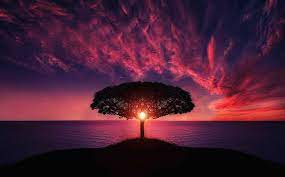
#> input picture ComputerVisionCmake/PracticeProjects/SampleImages/simpleImage1.jpeg, 285 x 177 px
$ python ImageTranslation.py
#> lines starting #> are read from the running program, lines starting #| are printed output that depends on the picture
import numpy as np
import cv2 as cv

img = cv.imread("../SampleImages/simpleImage1.jpeg", 0)
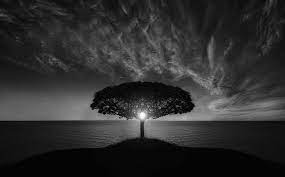
#> img: shape (177, 285); min 0, max 255, mean 45.8

rows,cols = img.shape
#> rows = 177; cols = 285

M = np.float32([[1,0,100], [0,1,50]])

dst = cv.warpAffine(img, M, (cols,rows))
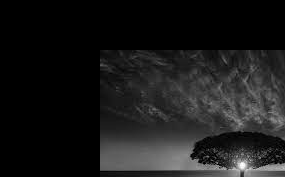
#> dst: shape (177, 285); min 0, max 255, mean 26

cv.imshow("Initial Image",img)

cv.imshow("Final Image",dst)
cv.waitKey(0)
cv.destroyAllWindows()
